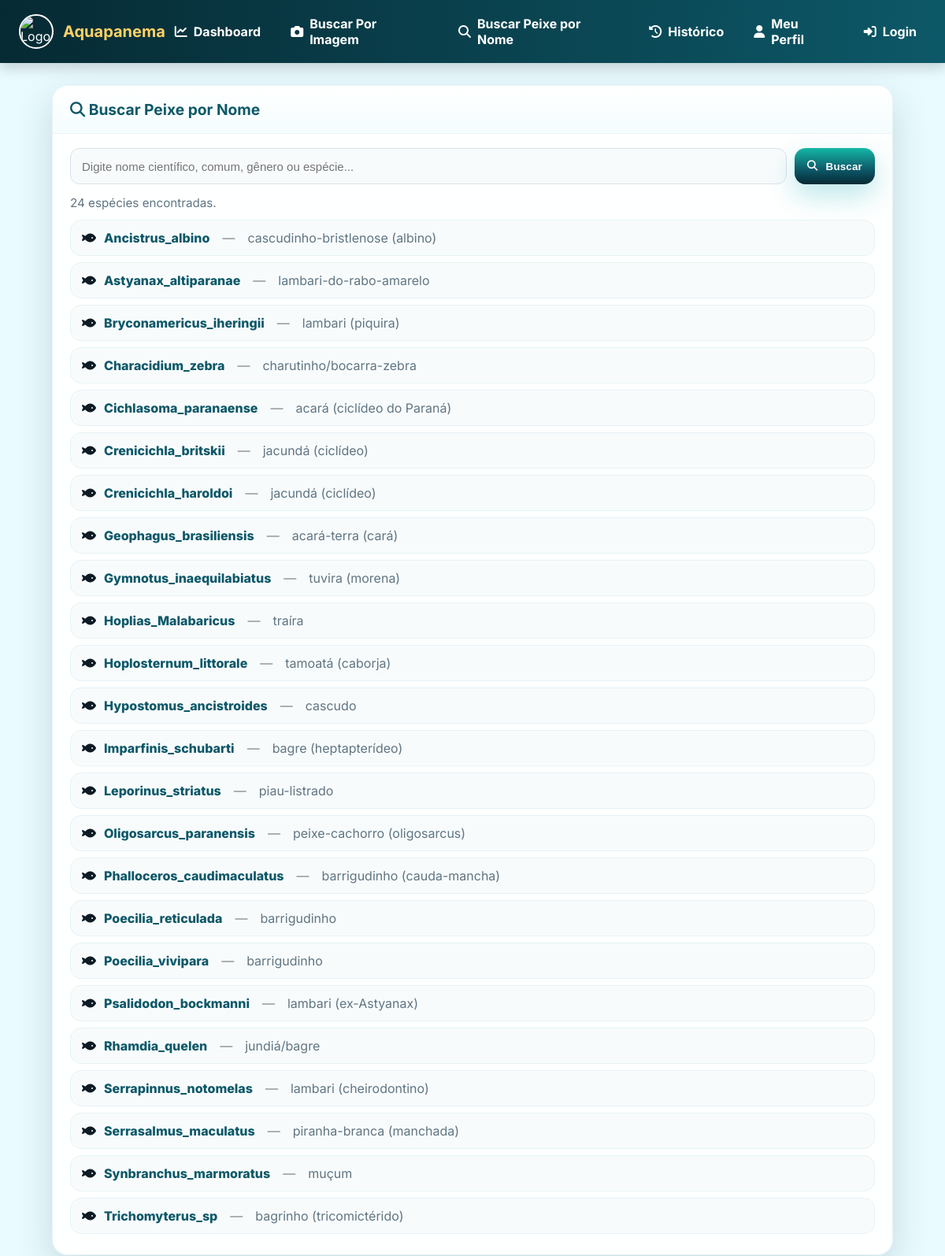
The app's page /buscar_nome.php with its own data.
### tables this page shows
CREATE TABLE peixes (
  id                 INT UNSIGNED AUTO_INCREMENT PRIMARY KEY,
  nome_cientifico    VARCHAR(160)   NOT NULL,
  nome_comum         VARCHAR(160),
  reino              VARCHAR(80),
  filo               VARCHAR(80),
  classe             VARCHAR(80),
  ordem              VARCHAR(80),
  familia            VARCHAR(80),
  genero             VARCHAR(80),
  especie            VARCHAR(80),
  informacoes        TEXT,
  UNIQUE KEY uk_peixe_nome_cientifico (nome_cientifico),
  KEY idx_peixe_nome_comum (nome_comum)
);

### index.php (called while the page is built, shortened)
<?php
if (!defined('APP_BOOTSTRAPPED')) {
  if (!function_exists('e')) {
    function e($s) { return htmlspecialchars((string)$s, ENT_QUOTES, 'UTF-8'); }
  }
  function is_logged_in(): bool {
    return !empty($_SESSION['usuario_id']);
  }
}
  ?>

### buscar_nome.php (the view, shortened to what this page needs)
<?php
require_once __DIR__ . '/index.php';
$pdo      = pdo();
$isLogged = is_logged_in();
$csrf     = csrf_token();
$q = trim($_GET['q'] ?? '');
$hasNomeCient = false;
try {
  $chk = $pdo->query("SHOW COLUMNS FROM peixes LIKE 'nome_cientifico'");
  $hasNomeCient = $chk && $chk->rowCount() > 0;
} catch (Throwable $e) {
  $hasNomeCient = false;
}
$selectNomeCient = $hasNomeCient
  ? "COALESCE(NULLIF(nome_cientifico,''), TRIM(CONCAT(COALESCE(genero,''),' ',COALESCE(especie,''))))"
  : "TRIM(CONCAT(COALESCE(genero,''),' ',COALESCE(especie,'')))";
$sql = "
  SELECT
    id,
    nome_comum,
    $selectNomeCient AS nome_cientifico
  FROM peixes
";
$params     = [];
$sql .= "\nORDER BY nome_cientifico ASC";
$stmt = $pdo->prepare($sql);
$stmt->execute($params);
$peixes = $stmt->fetchAll();
?>
<!DOCTYPE html>
<html lang="pt-BR">
<head>
<link rel="stylesheet" href="https://cdnjs.cloudflare.com/ajax/libs/font-awesome/6.5.1/css/all.min.css">
</head>
<body>
<header class="top-bar">
 <a href="pagina_inicial.php" style="text-decoration:none; color: inherit;"> <div class="brand">
    <img src="Imagens/novaimagem.png" alt="Logo">
    <h1>Aquapanema</h1>
  </div></a>
  <nav class="actions">
    <a href="dashboard.php" class="active"><i class="fa-solid fa-chart-line"></i> Dashboard</a>
    <a href="pagina_inicial.php"><i class="fa-solid fa-camera"></i> Buscar Por Imagem</a>
    <a href="buscar_nome.php"><i class="fa-solid fa-magnifying-glass"></i> Buscar Peixe por Nome</a>
    <a href="historico.php"><i class="fa-solid fa-clock-rotate-left"></i> Histórico</a>
    <a href="usuario.php"><i class="fa-solid fa-user"></i> Meu Perfil</a>
    <?php if ($isLogged): ?>
      <form class="logout-form" action="logout.php" method="post" style="display:inline">
        <input type="hidden" name="csrf_token" value="<?php echo e($csrf); ?>">
        <button type="submit" title="Sair">
          <i class="fa-solid fa-right-from-bracket"></i> Sair
        </button>
      </form>
    <?php else: ?>
      <a href="login.php"><i class="fa-solid fa-right-to-bracket"></i> Login</a>
    <?php endif; ?>
  </nav>
</header>
<main class="wrap">
  <section class="card">
    <div class="card-header">
      <h2><i class="fa-solid fa-magnifying-glass"></i> Buscar Peixe por Nome</h2>
    </div>
    <div class="card-body">
      <form class="search-row" method="GET" action="buscar_nome.php">
        <input class="input" type="text" name="q" placeholder="Digite nome científico, comum, gênero ou espécie..." value="<?php echo e($q); ?>">
        <button class="btn btn-primary" type="submit"><i class="fa-solid fa-search"></i> Buscar</button>
      </form>
      <div class="meta">
        <?php
          $total = count($peixes);
          if ($q === '') echo e($total).' espécies encontradas.';
          else           echo e($total)." resultado(s) para '".e($q)."'.";
        ?>
      </div>
      <?php if ($total === 0): ?>
        <p class="meta">Nada encontrado. Tente outro termo.</p>
        <?php if ($q !== ''): ?>
          <div class="actions-bottom">
            <a class="btn btn-ghost" href="buscar_nome.php"><i class="fa-solid fa-rotate-left"></i> Mostrar lista completa</a>
          </div>
        <?php endif; ?>
      <?php else: ?>
        <ul class="list">
          <?php foreach ($peixes as $px):
            $sci = trim((string)$px['nome_cientifico']);
            $com = trim((string)($px['nome_comum'] ?? ''));
          ?>
          <li class="item">
            <a href="peixe.php?id=<?php echo (int)$px['id']; ?>" title="Ver detalhes de <?php echo e($sci); ?>">
              <i class="fa-solid fa-fish"></i>
              <span class="sci"><?php echo e($sci !== '' ? $sci : '—'); ?></span>
              <span class="sep">—</span>
              <span class="com"><?php echo e($com !== '' ? $com : 'sem nome comum'); ?></span>
            </a>
          </li>
          <?php endforeach; ?>
        </ul>
      <?php endif; ?>
    </div>
  </section>
</main>
</body>
</html>

### buscar_nome.php (style rules this page uses)
:root { --brand-900:#062a33; --brand-700:#0d5868; --brand-500:#14b8a6; --brand-300:#99f6e4; --accent:#ffd166; --accent-2:#ff7e6b; --bg:#e9fbff; --text:#0e1b24; --muted:#5f7582; --radius:20px; }
* { box-sizing:border-box }
html,body { margin:0;font-family:Inter,system-ui,-apple-system,Segoe UI,Roboto,Helvetica,Arial;background:var(--bg);color:var(--text) }
.top-bar { height:10vh;min-height:64px;background:linear-gradient(90deg,var(--brand-900),var(--brand-700));color:#fff;display:flex;align-items:center;justify-content:space-between;padding:0 24px;box-shadow:0 6px 16px rgba(0,0,0,.18) }
.brand { display:flex;align-items:center;gap:12px }
.brand img { height:44px;width:44px;border-radius:50%;border:2px solid #fff;object-fit:cover }
.brand h1 { margin:0;font-size:1.25rem;color:var(--accent) }
nav.actions { display:flex;align-items:center;gap:14px }
nav.actions a, nav.actions button { color:#fff;text-decoration:none;font-weight:700;display:flex;align-items:center;gap:8px;padding:8px 12px;border-radius:12px }
.wrap { max-width:1100px;margin:28px auto;padding:0 16px }
.card { background:rgba(255,255,255,.94);border:1px solid #e6f3f5;border-radius:var(--radius);box-shadow:0 16px 48px rgba(6,42,51,.16);overflow:hidden;margin-bottom:20px }
.card-header { display:flex;align-items:center;justify-content:space-between;padding:18px 22px;background:linear-gradient(180deg,#ffffff,#f5fdff);border-bottom:1px solid #e9f4f7 }
.card-header h2 { margin:0;font-size:1.2rem;color:var(--brand-700) }
.card-body { padding:18px 22px }
.search-row { display:flex;gap:10px;flex-wrap:wrap;margin-bottom:14px }
.input { flex:1;min-width:240px;height:46px;padding:0 14px;border-radius:12px;border:1.5px solid #d7e3ea;background:#f8fbfc;font-size:15px;outline:none }
.btn { height:46px;border-radius:14px;border:0;cursor:pointer;font-weight:800;color:#fff;padding:0 16px;display:inline-flex;align-items:center;gap:10px;letter-spacing:.2px;transition:transform .06s,box-shadow .2s,filter .2s;text-decoration:none }
.btn-primary { background:linear-gradient(180deg,var(--brand-500),var(--brand-700) 60%,var(--brand-900));box-shadow:0 14px 34px rgba(14,165,177,.28) }
.meta { margin:6px 0 12px;color:var(--muted);font-size:.95rem }
.list { list-style:none;margin:0;padding:0 }
.item { border:1.5px solid #e6f3f5;border-radius:14px;background:#f8fbfc;margin:8px 0 }
.item a { display:flex;align-items:center;gap:10px;padding:12px 14px;color:var(--text);text-decoration:none }
.sci { font-weight:800;color:var(--brand-700) }
.sep { opacity:.5;margin:0 6px }
.com { color:var(--muted) }

### records on screen
peixes: sci "Ancistrus_albino", nome_comum "cascudinho-bristlenose (albino)"
peixes: sci "Astyanax_altiparanae", nome_comum "lambari-do-rabo-amarelo"
peixes: sci "Bryconamericus_iheringii", nome_comum "lambari (piquira)"
peixes: sci "Characidium_zebra", nome_comum "charutinho/bocarra-zebra"
peixes: sci "Cichlasoma_paranaense", nome_comum "acará (ciclídeo do Paraná)"
peixes: sci "Crenicichla_britskii", nome_comum "jacundá (ciclídeo)"
peixes: sci "Crenicichla_haroldoi", nome_comum "jacundá (ciclídeo)"
peixes: sci "Geophagus_brasiliensis", nome_comum "acará-terra (cará)"
peixes: sci "Gymnotus_inaequilabiatus", nome_comum "tuvira (morena)"
peixes: sci "Hoplias_Malabaricus", nome_comum "traíra"
peixes: sci "Hoplosternum_littorale", nome_comum "tamoatá (caborja)"
peixes: sci "Hypostomus_ancistroides", nome_comum "cascudo"
peixes: sci "Imparfinis_schubarti", nome_comum "bagre (heptapterídeo)"
peixes: sci "Leporinus_striatus", nome_comum "piau-listrado"
peixes: sci "Oligosarcus_paranensis", nome_comum "peixe-cachorro (oligosarcus)"
peixes: sci "Phalloceros_caudimaculatus", nome_comum "barrigudinho (cauda-mancha)"
peixes: sci "Poecilia_reticulada", nome_comum "barrigudinho"
peixes: sci "Poecilia_vivipara", nome_comum "barrigudinho"
peixes: sci "Psalidodon_bockmanni", nome_comum "lambari (ex-Astyanax)"
peixes: sci "Rhamdia_quelen", nome_comum "jundiá/bagre"
peixes: sci "Serrapinnus_notomelas", nome_comum "lambari (cheirodontino)"
peixes: sci "Serrasalmus_maculatus", nome_comum "piranha-branca (manchada)"
peixes: sci "Synbranchus_marmoratus", nome_comum "muçum"
peixes: sci "Trichomyterus_sp", nome_comum "bagrinho (tricomictérido)"

### other values on screen
$total "24"
